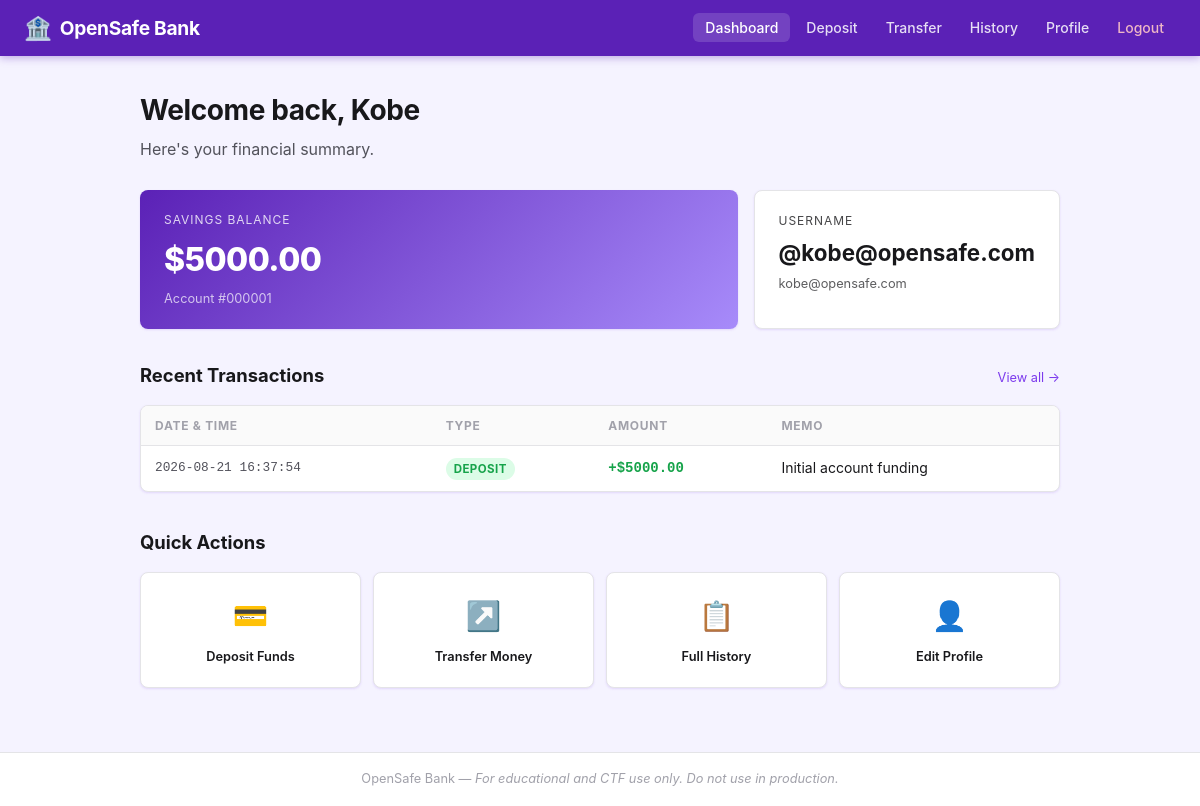
The page /dashboard (signed in) on the database as committed earlier.
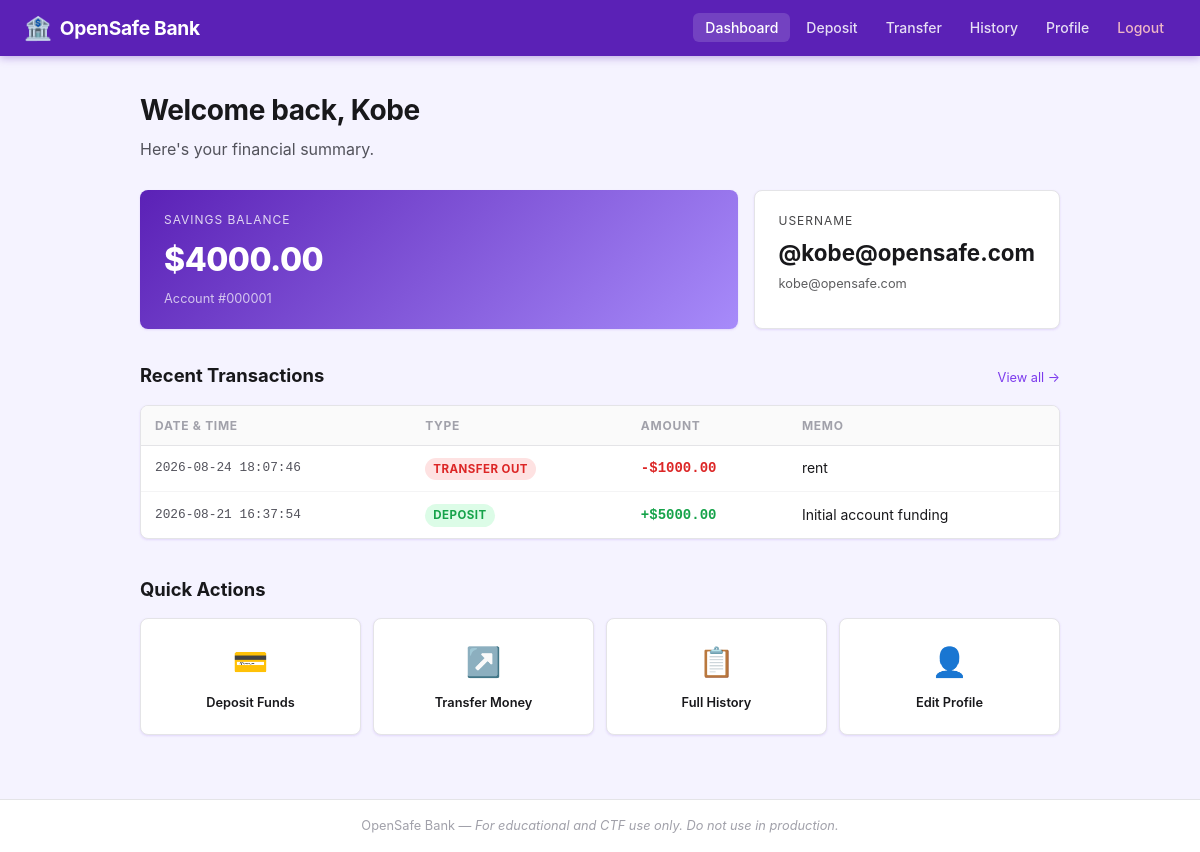
The same page on the database as committed later.
### tables this page shows
CREATE TABLE users (
                id           INTEGER PRIMARY KEY AUTOINCREMENT,
                username     TEXT UNIQUE NOT NULL,
                password     TEXT NOT NULL,
                email        TEXT,
                display_name TEXT,
                balance      REAL DEFAULT 0.0
            );

CREATE TABLE transactions (
                id        INTEGER PRIMARY KEY AUTOINCREMENT,
                user_id   INTEGER NOT NULL,
                type      TEXT NOT NULL,
                amount    REAL NOT NULL,
                memo      TEXT,
                timestamp TEXT NOT NULL
            );

### app.py (the view)
@app.route('/dashboard')
def dashboard():
    if 'user_id' not in session:
        return redirect(url_for('login'))
    db   = get_db()
    user = db.execute("SELECT * FROM users WHERE id = ?", (session['user_id'],)).fetchone()
    recent = db.execute(
        "SELECT * FROM transactions WHERE user_id = ? ORDER BY timestamp DESC LIMIT 5",
        (session['user_id'],)
    ).fetchall()
    return render_template('dashboard.html', user=user, transactions=recent)

### app.py (called while the page is built)
@app.before_request
def _enforce_csrf():
    if request.method == 'POST':
        expected = session.get('csrf_token')
        submitted = request.form.get('csrf_token')
        if not expected or not submitted or not secrets.compare_digest(expected, submitted):
            abort(400, description='Invalid or missing CSRF token.')

def get_db():
    db = getattr(g, '_database', None)
    if db is None:
        db = g._database = sqlite3.connect(DATABASE)
        db.row_factory = sqlite3.Row
    return db

@app.teardown_appcontext
def close_connection(exception):
    db = getattr(g, '_database', None)
    if db is not None:
        db.close()

### templates/dashboard.html (shortened to what this page needs)
{% extends "base.html" %}
{% block content %}
<div class="page-header">
  <h1>Welcome back, {{ user['display_name'] }}</h1>
  <p class="page-subtitle">Here's your financial summary.</p>
</div>
<div class="stat-cards">
  <div class="stat-card stat-card--primary">
    <div class="stat-label">Savings Balance</div>
    <div class="stat-value">${{ "%.2f"|format(user['balance']) }}</div>
    <div class="stat-meta">Account #{{ "%06d"|format(user['id']) }}</div>
  </div>
  <div class="stat-card">
    <div class="stat-label">Username</div>
    <div class="stat-value-sm">@{{ user['username'] }}</div>
    <div class="stat-meta">{{ user['email'] or 'No email set' }}</div>
  </div>
</div>
<div class="section">
  <div class="section-header">
    <h2>Recent Transactions</h2>
    <a href="{{ url_for('transactions') }}" class="link-more">View all &rarr;</a>
  </div>
  {% if transactions %}
  <div class="table-wrapper">
    <table class="data-table">
      <thead>
        <tr>
          <th>Date &amp; Time</th>
          <th>Type</th>
          <th>Amount</th>
          <th>Memo</th>
        </tr>
      </thead>
      <tbody>
        {% for txn in transactions %}
        <tr>
          <td class="td-mono">{{ txn['timestamp'] }}</td>
          <td>
            <span class="badge badge--{{ 'green' if txn['type'] in ('deposit','transfer_in') else 'red' }}">
              {{ txn['type'].replace('_', ' ').title() }}
            </span>
          </td>
          <td class="td-amount {{ 'amount-pos' if txn['type'] in ('deposit','transfer_in') else 'amount-neg' }}">
            {{ '+' if txn['type'] in ('deposit','transfer_in') else '-' }}${{ "%.2f"|format(txn['amount']) }}
          </td>
          <td>{{ txn['memo'] or '—' }}</td>
        </tr>
        {% endfor %}
      </tbody>
    </table>
  </div>
  {% else %}
  <p class="empty-state">No transactions yet. <a href="{{ url_for('deposit') }}">Make a deposit</a> to get started.</p>
  {% endif %}
</div>
<div class="quick-actions">
  <h2>Quick Actions</h2>
  <div class="action-grid">
    <a href="{{ url_for('deposit') }}" class="action-card">
      <div class="action-icon">💳</div>
      <div class="action-label">Deposit Funds</div>
    </a>
    <a href="{{ url_for('transfer') }}" class="action-card">
      <div class="action-icon">↗️</div>
      <div class="action-label">Transfer Money</div>
    </a>
    <a href="{{ url_for('transactions') }}" class="action-card">
      <div class="action-icon">📋</div>
      <div class="action-label">Full History</div>
    </a>
    <a href="{{ url_for('profile') }}" class="action-card">
      <div class="action-icon">👤</div>
      <div class="action-label">Edit Profile</div>
    </a>
  </div>
</div>
{% endblock %}

### templates/base.html (shortened to what this page needs)
<!DOCTYPE html>
<html lang="en">
<head>
  <link rel="stylesheet" href="{{ url_for('static', filename='style.css') }}" />
</head>
<body class="{% block body_class %}{% endblock %}">
{% if session.user_id %}
<nav class="navbar">
  <div class="nav-brand">
    <span class="bank-icon">🏦</span>
    <span class="bank-name">OpenSafe Bank</span>
  </div>
  <ul class="nav-links">
    <li><a href="{{ url_for('dashboard') }}"{% if request.endpoint == 'dashboard' %} class="active"{% endif %}>Dashboard</a></li>
    <li><a href="{{ url_for('deposit') }}"{% if request.endpoint == 'deposit' %} class="active"{% endif %}>Deposit</a></li>
    <li><a href="{{ url_for('transfer') }}"{% if request.endpoint == 'transfer' %} class="active"{% endif %}>Transfer</a></li>
    <li><a href="{{ url_for('transactions') }}"{% if request.endpoint == 'transactions' %} class="active"{% endif %}>History</a></li>
    <li><a href="{{ url_for('profile') }}"{% if request.endpoint == 'profile' %} class="active"{% endif %}>Profile</a></li>
    <li><a href="{{ url_for('logout') }}" class="logout-link">Logout</a></li>
  </ul>
</nav>
{% endif %}
<main class="container">
  {% block content %}{% endblock %}
</main>
<footer class="footer">
  <p>OpenSafe Bank &mdash; <em>For educational and CTF use only. Do not use in production.</em></p>
</footer>
</body>
</html>

Rows that differ between the two databases and show on the page:
changed users "Kobe": balance "5000.00" → "4000.00"
added transactions: timestamp "2026-08-24 18:07:46", type.replace "TRANSFER OUT", type "-", amount "1000.00", memo "rent"
